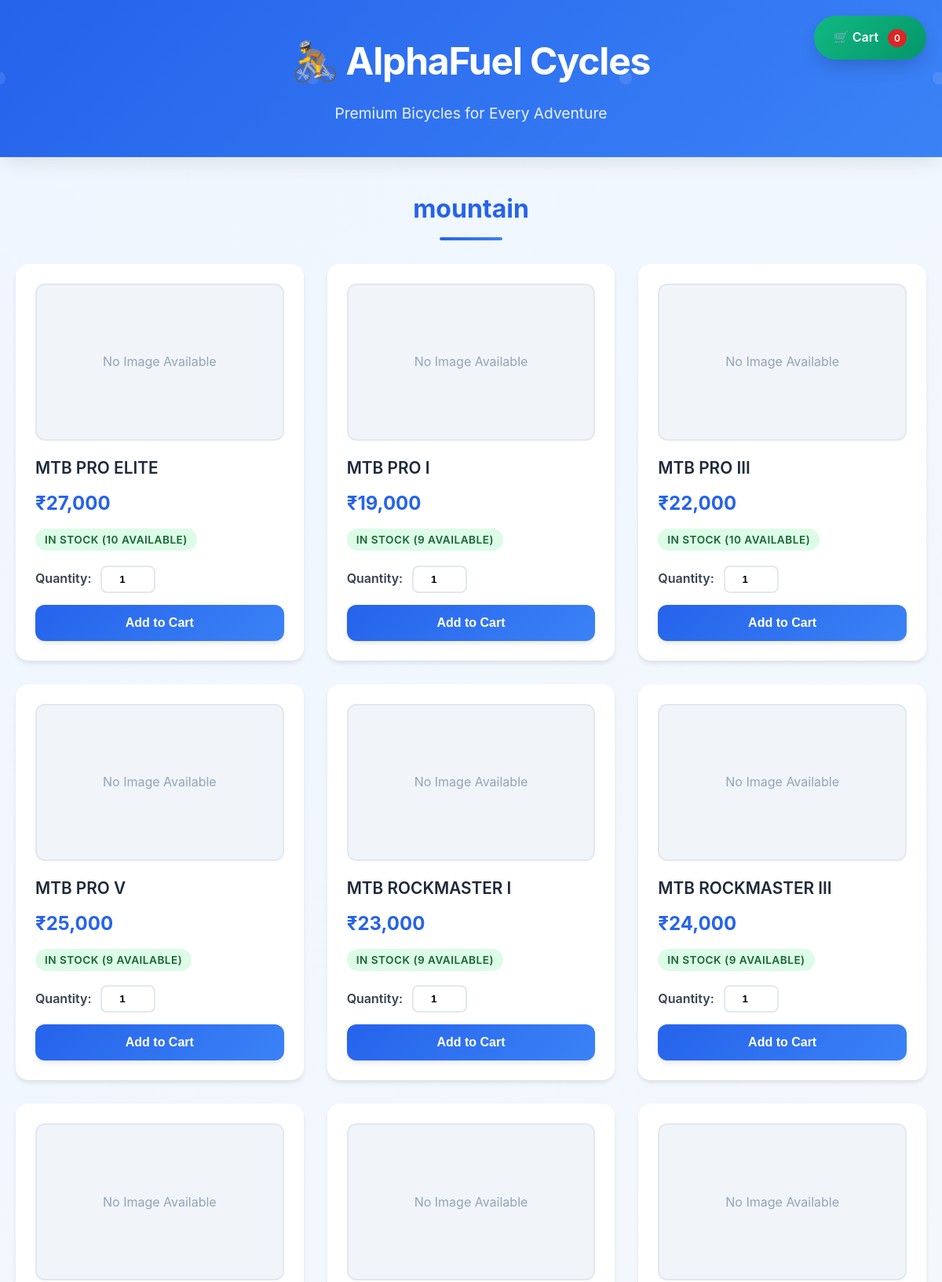
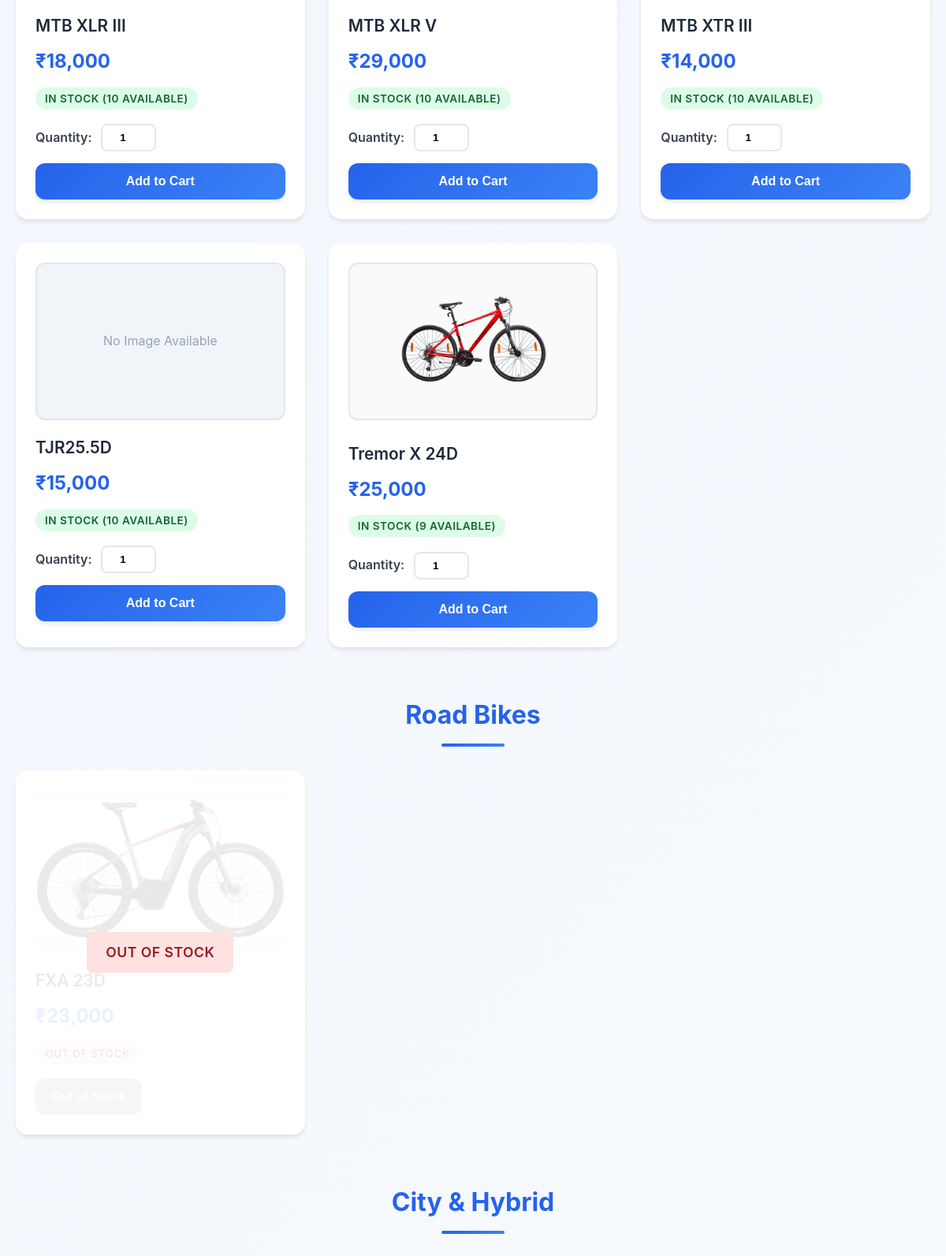
The page /customer_products.php (upper part) on the database its author committed (2 pictures, top to bottom).
### tables this page shows
CREATE TABLE `mountain` (
  `id` int(11) NOT NULL,
  `name` varchar(255) NOT NULL,
  `price` decimal(10,2) NOT NULL,
  `stock` int(11) NOT NULL DEFAULT 0,
  `description` text DEFAULT NULL,
  `image` varchar(255) DEFAULT NULL
);

CREATE TABLE `road` (
  `id` int(11) NOT NULL,
  `name` varchar(255) NOT NULL,
  `price` decimal(10,2) NOT NULL,
  `stock` int(11) NOT NULL DEFAULT 0,
  `description` text DEFAULT NULL,
  `image` varchar(255) DEFAULT NULL
);

### customer_products.php (the view, shortened to what this page needs)
<?php
include 'db_connect.php';
?>
<!DOCTYPE html>
<html lang="en">
<head>
</head>
<body>
    <div class="header">
        <div class="header-content">
            <h1>🚴 AlphaFuel Cycles</h1>
            <p>Premium Bicycles for Every Adventure</p>
        </div>
    </div>
    <a href="cart.php" class="cart-link">
        🛒 Cart
        <span class="cart-count"><?= count($_SESSION['cart']) ?></span>
    </a>
    <div class="container">
        <?php
        $tables = [
            "mountain" => "Mountain Bikes",
            "ebikes" => "ebikes Bikes",
            "road" => "Road Bikes",
            "ch" => "City & Hybrid",
            "ebikes" => "ebikes Bikes",
            "ebikes" => "Electric Bikes",
            "mountain" => "mountain",
            "ebikes" => "ebikes"
        ];
        foreach ($tables as $table => $label) {
            $result = $conn->query("SELECT * FROM `$table` ORDER BY name");
            if ($result && $result->num_rows > 0) {
                echo "<div class='category'>";
                echo "<h2 class='category-title'>$label</h2>";
                echo "<div class='products-grid'>";
                while ($row = $result->fetch_assoc()) {
                    $stockClass = '';
                    $stockText = '';
                    $isOutOfStock = $row['stock'] == 0;
                    if ($row['stock'] == 0) {
                        $stockClass = 'out-of-stock';
                        $stockText = 'Out of Stock';
                    } elseif ($row['stock'] <= 5) {
                        $stockClass = 'low-stock';
                        $stockText = "Only {$row['stock']} left";
                    } else {
                        $stockClass = 'in-stock';
                        $stockText = "In Stock ({$row['stock']} available)";
                    }
                    $image = '';
                    if (!empty($row['image'])) {
                        $image = "uploads/" . htmlspecialchars($row['image']);
                    }
                    ?>
                    <div class="product-card">
                        <?php if ($isOutOfStock): ?>
                            <div class="out-of-stock-overlay">
                                <div class="out-of-stock-message">Out of Stock</div>
                            </div>
                        <?php endif; ?>
                        <?php if ($image && file_exists($image)): ?>
                            <img src="<?= $image ?>" alt="<?= htmlspecialchars($row['name']) ?>" class="product-image">
                        <?php else: ?>
                            <div class="no-image">No Image Available</div>
                        <?php endif; ?>
                        <div class="product-name"><?= htmlspecialchars($row['name']) ?></div>
                        <div class="product-price">₹<?= number_format($row['price']) ?></div>
                        <div class="stock-info">
                            <span class="stock-badge <?= $stockClass ?>"><?= $stockText ?></span>
                        </div>
                        <?php if (!$isOutOfStock): ?>
                            <form method="POST" class="add-to-cart-form">
                                <div class="quantity-selector">
                                    <label for="qty-<?= $row['id'] ?>-<?= $table ?>">Quantity:</label>
                                    <input type="number"
                                           id="qty-<?= $row['id'] ?>-<?= $table ?>"
                                           name="quantity"
                                           value="1"
                                           min="1"
                                           max="<?= $row['stock'] ?>"
                                           class="quantity-input"
                                           required>
                                </div>
                                <button type="submit" name="add_to_cart" class="add-to-cart-btn">
                                    Add to Cart
                                </button>
                            </form>
                        <?php else: ?>
                            <button class="add-to-cart-btn" disabled>Out of Stock</button>
                        <?php endif; ?>
                    </div>
                    <?php
                }
                echo "</div></div>";
            }
        }
        ?>
    </div>
</body>
</html>

### customer_products.php (style rules this page uses)
* { margin: 0; padding: 0; box-sizing: border-box; }
body { font-family: 'Inter', -apple-system, BlinkMacSystemFont, 'Segoe UI', Roboto, sans-serif; background: linear-gradient(135deg, #eff6ff 0%, #f8fafc 100%); min-height: 100vh; color: #1e293b; line-height: 1.6; }
.header { background: linear-gradient(135deg, #2563eb 0%, #3b82f6 100%); color: white; padding: 40px 20px; text-align: center; position: relative; overflow: hidden; box-shadow: 0 10px 25px -5px rgba(0, 0, 0, 0.1); }
.header::before { content: ''; position: absolute; top: -50%; right: -50%; width: 200%; height: 200%; animation: float 20s linear infinite; }
.header-content { position: relative; z-index: 1; }
.header h1 { font-size: 3rem; font-weight: 700; margin-bottom: 12px; letter-spacing: -0.025em; }
.header p { font-size: 1.2rem; opacity: 0.9; }
.cart-link { position: fixed; top: 20px; right: 20px; background: linear-gradient(135deg, #10b981 0%, #059669 100%); color: white; padding: 15px 25px; border-radius: 50px; text-decoration: none; font-weight: 600; box-shadow: 0 10px 25px -5px rgba(0, 0, 0, 0.2); z-index: 1000; transition: all 0.3s ease; }
.cart-count { background: #dc2626; color: white; border-radius: 50%; padding: 4px 8px; font-size: 12px; margin-left: 8px; min-width: 20px; text-align: center; }
.container { max-width: 1400px; margin: 0 auto; padding: 40px 20px; }
.category { margin-bottom: 60px; }
.category-title { font-size: 2rem; font-weight: 700; color: #2563eb; margin-bottom: 30px; text-align: center; position: relative; padding-bottom: 15px; }
.category-title::after { content: ''; position: absolute; bottom: 0; left: 50%; transform: translateX(-50%); width: 80px; height: 4px; background: linear-gradient(135deg, #2563eb 0%, #3b82f6 100%); border-radius: 2px; }
.products-grid { display: grid; grid-template-columns: repeat(auto-fill, minmax(320px, 1fr)); gap: 30px; }
.product-card { background: white; border-radius: 16px; padding: 25px; box-shadow: 0 4px 6px -1px rgba(0, 0, 0, 0.1); transition: all 0.3s ease; position: relative; overflow: hidden; }
.product-image { width: 100%; height: 200px; object-fit: contain; border-radius: 12px; margin-bottom: 20px; background: #f8fafc; border: 2px solid #e2e8f0; }
.no-image { width: 100%; height: 200px; background: #f1f5f9; border-radius: 12px; display: flex; align-items: center; justify-content: center; color: #94a3b8; font-size: 1rem; margin-bottom: 20px; border: 2px solid #e2e8f0; }
.product-name { font-size: 1.3rem; font-weight: 600; color: #1e293b; margin-bottom: 12px; line-height: 1.4; }
.product-price { font-size: 1.5rem; color: #2563eb; font-weight: 700; margin-bottom: 15px; }
.stock-info { margin-bottom: 20px; font-size: 0.95rem; font-weight: 500; }
.stock-badge { padding: 6px 12px; border-radius: 20px; font-size: 0.85rem; font-weight: 600; text-transform: uppercase; letter-spacing: 0.5px; }
.in-stock { background: #dcfce7; color: #166534; }
.out-of-stock { background: #fee2e2; color: #991b1b; }
.add-to-cart-form { display: flex; flex-direction: column; gap: 15px; }
.quantity-selector { display: flex; align-items: center; gap: 12px; }
.quantity-selector label { font-weight: 600; color: #374151; }
.quantity-input { width: 70px; padding: 8px 12px; border: 2px solid #e2e8f0; border-radius: 8px; text-align: center; font-weight: 600; transition: border-color 0.2s ease; }
.add-to-cart-btn { background: linear-gradient(135deg, #2563eb 0%, #3b82f6 100%); color: white; border: none; padding: 14px 20px; border-radius: 12px; font-size: 1rem; font-weight: 600; cursor: pointer; transition: all 0.3s ease; box-shadow: 0 4px 6px -1px rgba(0, 0, 0, 0.1); }
.add-to-cart-btn:disabled { background: #9ca3af; cursor: not-allowed; transform: none; box-shadow: none; }
.out-of-stock-overlay { position: absolute; top: 0; left: 0; right: 0; bottom: 0; background: rgba(255, 255, 255, 0.9); display: flex; align-items: center; justify-content: center; border-radius: 16px; }
.out-of-stock-message { background: #fee2e2; color: #991b1b; padding: 12px 24px; border-radius: 8px; font-weight: 600; font-size: 1.1rem; text-transform: uppercase; letter-spacing: 0.5px; }

### rows shown on the page
mountain: shows "No Image Available", name "MTB PRO ELITE", price "27,000", stock "IN STOCK (10 AVAILABLE)", quantity "1"
mountain: shows "No Image Available", name "MTB PRO I", price "19,000", stock "IN STOCK (9 AVAILABLE)", quantity "1"
mountain: shows "No Image Available", name "MTB PRO III", price "22,000", stock "IN STOCK (10 AVAILABLE)", quantity "1"
mountain: shows "No Image Available", name "MTB PRO V", price "25,000", stock "IN STOCK (9 AVAILABLE)", quantity "1"
mountain: shows "No Image Available", name "MTB ROCKMASTER I", price "23,000", stock "IN STOCK (9 AVAILABLE)", quantity "1"
mountain: shows "No Image Available", name "MTB ROCKMASTER III", price "24,000", stock "IN STOCK (9 AVAILABLE)", quantity "1"
mountain: shows "No Image Available", name "MTB XLR III", price "18,000", stock "IN STOCK (10 AVAILABLE)", quantity "1"
mountain: shows "No Image Available", name "MTB XLR V", price "29,000", stock "IN STOCK (10 AVAILABLE)", quantity "1"
mountain: shows "No Image Available", name "MTB XTR III", price "14,000", stock "IN STOCK (10 AVAILABLE)", quantity "1"
mountain: shows "No Image Available", name "TJR25.5D", price "15,000", stock "IN STOCK (10 AVAILABLE)", quantity "1"
mountain: image (picture), name "Tremor X 24D", price "25,000", stock "IN STOCK (9 AVAILABLE)", quantity "1"
road: stock "OUT OF STOCK"

### other values the page prints
count($_SESSION['cart']) "0"
$label "mountain"
$label "Road Bikes"
$label "City & Hybrid"
